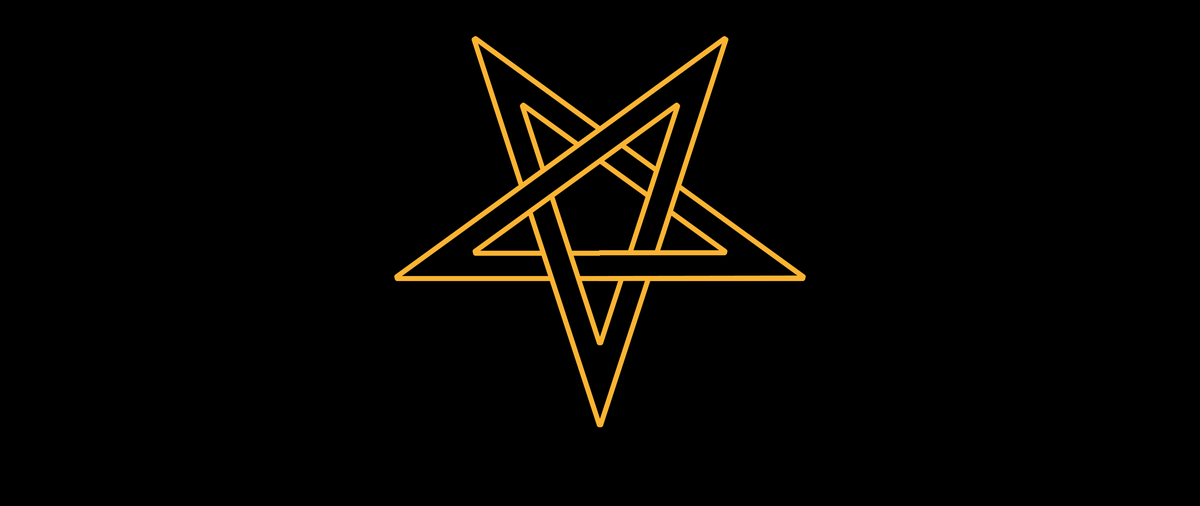
Frame 1 (no input)
Frame 2 (the mouse pressed at the canvas centre, redrawn once): identical to frame 1, image omitted

The Processing sketch that drew this single still picture (run headless with seeded random() and noise(); the mouse was pressed at the canvas centre and the sketch redrawn once):

// Processing sketch: ninth_gate_the
// ── ninth_gate_the.pde
// Manuale di Programmazione Cinematografica
// Daniele Olmisani, 2017

// The Ninth Gate (1999)


final color PAPER = color(0);
final color INK = color(250, 180, 50);

final float A = TWO_PI / 5;
final float T = 0.05;
final float L1 = 0.4;
final float L2 = L1 - (T / tan(0.25*A));


void setup() {
  size(2560, 1080);
  noLoop();
}


void draw() {
  
  final float S =  min(width, height);
  final float U = 0.002;
  
  final float D = 100*T*U;
  
  translate(0.5*width, 0.5*height);
  scale(S);
  
  background(PAPER);
  
  for (int i=0; i<11; i++) {
  
    noStroke();
    fill(PAPER);
    quad(L2, 0, 0, 0, 0, T, L1, T);
    
    stroke(INK);
    strokeWeight(D);
    line(L2, 0, 0, 0);
    line(L1, T, 0, T);
    
    scale(-1, 1);
    
    if (i%2 != 0) {
      translate(L2+0.5*D, 0);
      rotate(-2*A);
      translate(L2+0.5*D, 0);
    }
  } 

  save("the-ninth-gate.png");
}
